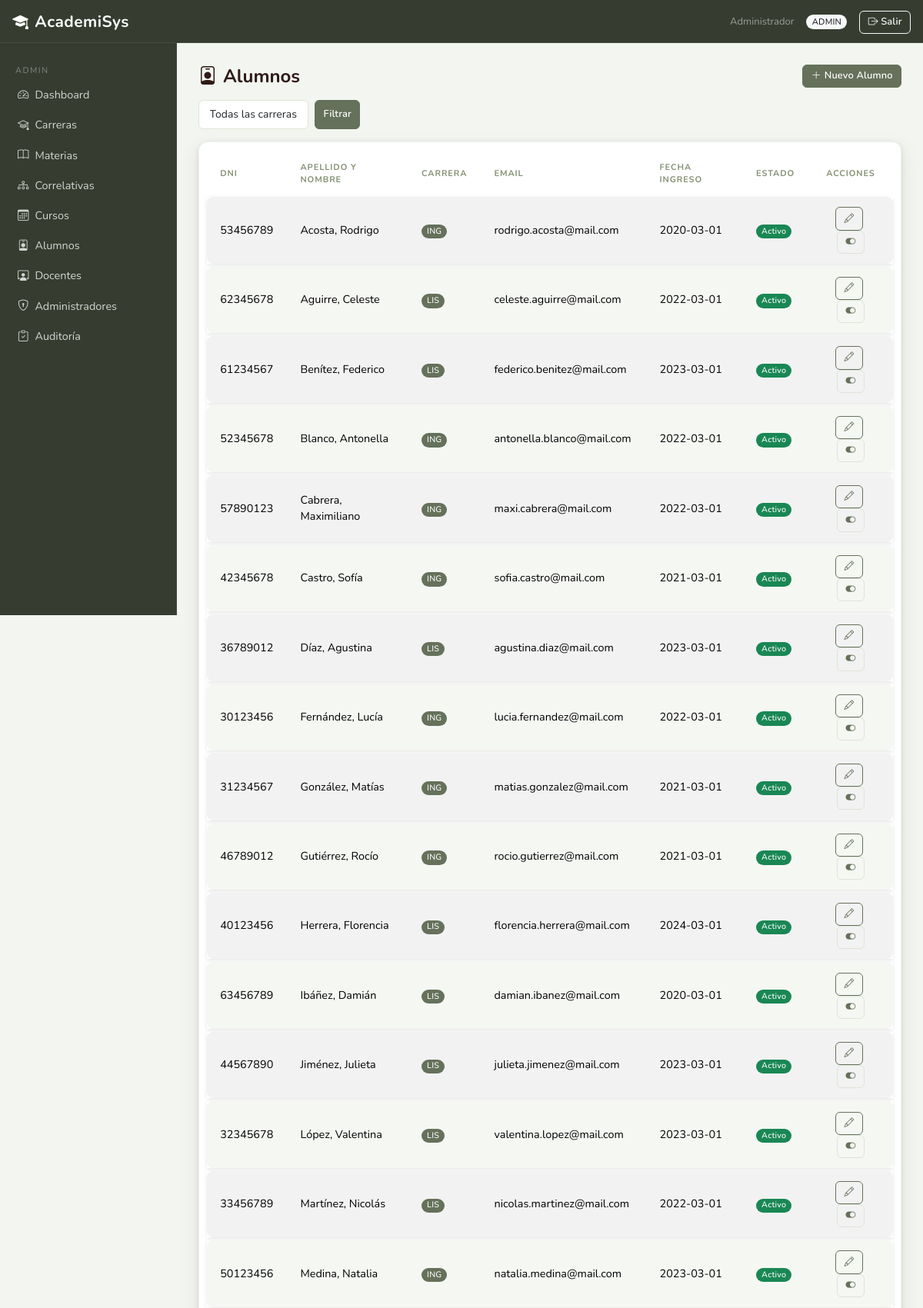
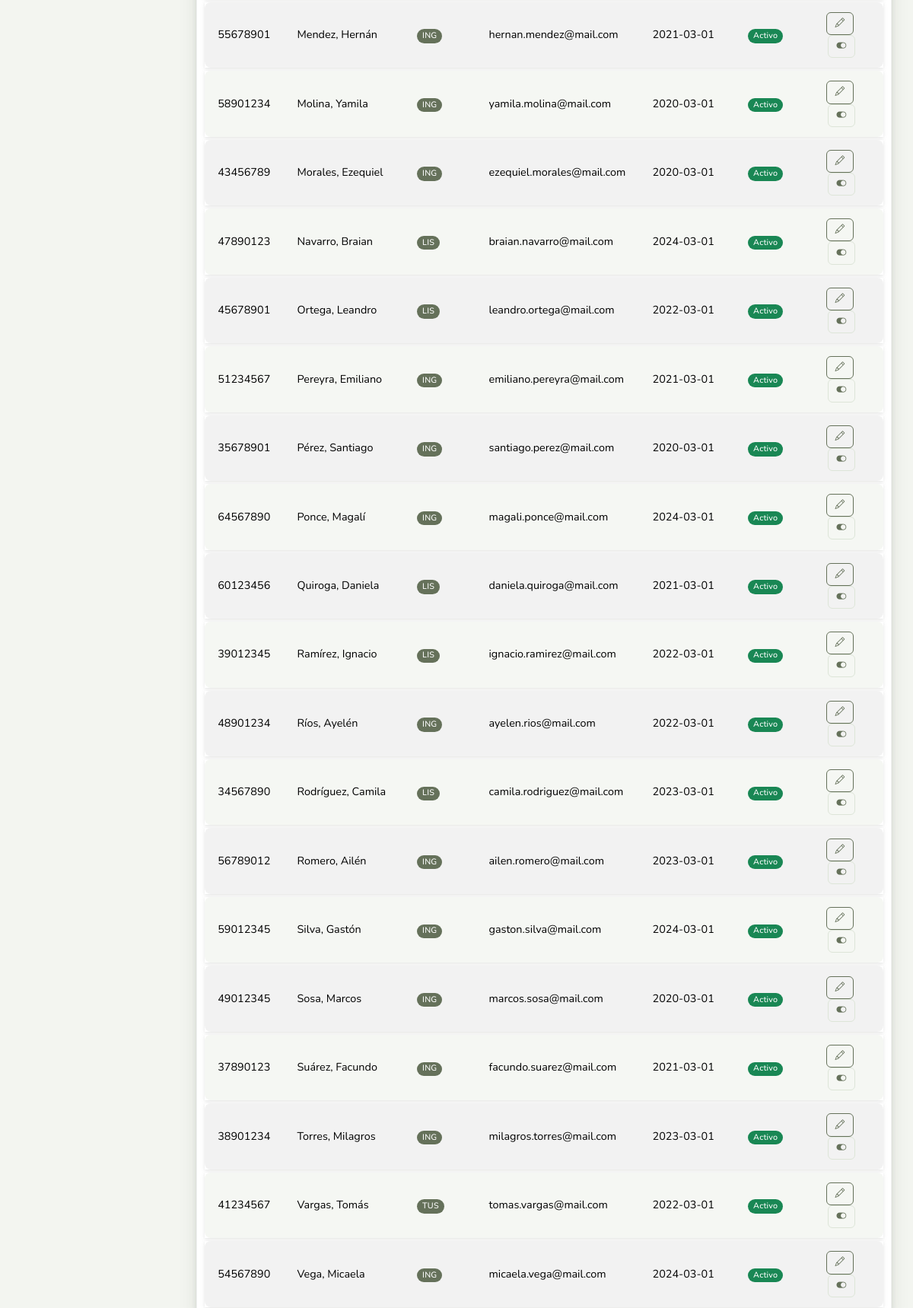
The page /index.php?controller=admin&action=alumnos (signed in, upper part) on the database its author committed (2 pictures, top to bottom).
### tables this page shows
CREATE TABLE `alumno` (
  `DNI` int(11) NOT NULL,
  `Nombre` varchar(100) NOT NULL,
  `Apellido` varchar(100) NOT NULL,
  `FechaNacimiento` date NOT NULL,
  `Telefono` varchar(20) DEFAULT NULL,
  `Email` varchar(100) NOT NULL,
  `FechaIngreso` date NOT NULL,
  `IDDireccion` int(11) NOT NULL,
  `Activo` tinyint(1) NOT NULL DEFAULT 1,
  `CodCarrera` varchar(10) DEFAULT NULL
);

### core/Controller.php (called while the page is built, shortened)
<?php
abstract class Controller {
    protected function render(string $view, array $data = []): void {
        extract($data);
        require_once BASE_PATH . '/views/layouts/header.php';
        require_once BASE_PATH . "/views/{$view}.php";
        require_once BASE_PATH . '/views/layouts/footer.php';
    }
}

### controllers/AdminController.php (called while the page is built, shortened)
<?php
class AdminController extends Controller {
    private AdminModel     $adminModel;
    public function __construct() {
        $this->adminModel     = new AdminModel();
    }
    public function alumnos(): void {
        $alumnos = $this->adminModel->getAlumnos();
        $this->render('admin/alumnos', compact('alumnos'));
    }
}

### core/Router.php (called while the page is built, shortened)
<?php
class Router {
    public function dispatch(): void {
        $action     = preg_replace('/[^a-zA-Z]/', '', $_GET['action'] ?? 'login');
        $obj = new $className();
        $obj->$action();
    }
}

### index.php (called while the page is built, shortened)
<?php
require_once BASE_PATH . '/config/database.php';
require_once BASE_PATH . '/core/Model.php';
require_once BASE_PATH . '/core/Controller.php';
require_once BASE_PATH . '/core/Router.php';
$router = new Router();
$router->dispatch();

### config/database.php (called while the page is built, shortened)
<?php
class Database {
    private static ?PDO $instance = null;
    public static function getConnection(): PDO {
        if (self::$instance === null) {
            $dsn  = 'mysql:host=localhost;dbname=academisys;charset=utf8mb4';
            $opts = [
                PDO::ATTR_ERRMODE            => PDO::ERRMODE_EXCEPTION,
                PDO::ATTR_DEFAULT_FETCH_MODE => PDO::FETCH_ASSOC,
                PDO::ATTR_EMULATE_PREPARES   => false,
            ];
            self::$instance = new PDO($dsn, 'root', '', $opts);
        }
        return self::$instance;
    }
}

### core/Model.php (called while the page is built, shortened)
<?php
abstract class Model {
    public function __construct() {
        $this->db = Database::getConnection();
    }
}

### models/AdminModel.php (called while the page is built, shortened)
<?php
class AdminModel extends Model {
    public function getAlumnos(): array {
        $stmt = $this->db->prepare("
            SELECT a.*, c.NomCarrera
              FROM Alumno a
              LEFT JOIN Carrera c ON c.CodCarrera = a.CodCarrera
             ORDER BY a.Apellido, a.Nombre
        ");
        $stmt->execute();
        return $stmt->fetchAll();
    }
}

### views/admin/alumnos.php (the view, shortened to what this page needs)
<?php
$fCarrera  = $_GET['f_carrera'] ?? '';
$filtrados = array_filter($alumnos, function($a) use ($fCarrera) {
    if ($fCarrera && $a['CodCarrera'] !== $fCarrera) return false;
    return true;
});
?>
<div class="d-flex justify-content-between align-items-center mb-3">
    <h4 class="fw-bold mb-0"><i class="bi bi-person-badge me-2"></i>Alumnos</h4>
    <a href="index.php?controller=admin&action=alumno" class="btn btn-primary btn-sm">
        <i class="bi bi-plus-lg me-1"></i>Nuevo Alumno
    </a>
</div>
<form method="get" action="index.php" class="d-flex gap-2 mb-3">
    <select name="f_carrera" class="form-select form-select-sm" style="width:auto">
        <option value="">Todas las carreras</option>
    </select>
    <button type="submit" class="btn btn-primary btn-sm">Filtrar</button>
</form>
<div class="card border-0 shadow-sm">
    <div class="card-body p-0">
        <table class="table table-striped table-hover table-bordered mb-0">
            <thead class="table-dark">
                <tr>
                    <th>DNI</th>
                    <th>Apellido y Nombre</th>
                    <th>Carrera</th>
                    <th>Email</th>
                    <th>Fecha Ingreso</th>
                    <th>Estado</th>
                    <th class="text-center">Acciones</th>
                </tr>
            </thead>
            <tbody>
            <?php if (empty($filtrados)): ?>
                <tr><td colspan="7" class="text-center text-muted py-3">No hay alumnos para los filtros seleccionados.</td></tr>
            <?php else: ?>
                <?php foreach ($filtrados as $a): ?>
                <tr>
                    <td><?= htmlspecialchars($a['DNI']) ?></td>
                    <td><?= htmlspecialchars($a['Apellido'] . ', ' . $a['Nombre']) ?></td>
                    <td>
                        <?php if ($a['NomCarrera']): ?>
                            <span class="badge bg-primary"><?= htmlspecialchars($a['CodCarrera']) ?></span>
                        <?php else: ?>
                            <span class="text-muted small">—</span>
                        <?php endif; ?>
                    </td>
                    <td><?= htmlspecialchars($a['Email']) ?></td>
                    <td><?= htmlspecialchars($a['FechaIngreso']) ?></td>
                    <td>
                        <?php if ($a['Activo']): ?>
                            <span class="badge bg-success">Activo</span>
                        <?php else: ?>
                            <span class="badge bg-secondary">Inactivo</span>
                        <?php endif; ?>
                    </td>
                    <td class="text-center">
                        <a href="index.php?controller=admin&action=alumno&dni=<?= urlencode($a['DNI']) ?>"
                           class="btn btn-outline-primary btn-sm me-1">
                            <i class="bi bi-pencil"></i>
                        </a>
                        <form method="post" action="index.php?controller=admin&action=toggleAlumno" class="d-inline">
                            <button type="submit" class="btn btn-sm <?= $a['Activo'] ? 'btn-outline-secondary' : 'btn-outline-success' ?>">
                                <i class="bi <?= $a['Activo'] ? 'bi-toggle-on' : 'bi-toggle-off' ?>"></i>
                            </button>
                        </form>
                    </td>
                </tr>
                <?php endforeach; ?>
            <?php endif; ?>
            </tbody>
        </table>
    </div>
</div>

### assets/css/style.css (style rules this page uses)
:root { --br-900: #272E22; --br-800: #363D30; --br-700: #4A5240; --br-600: #65715A; --br-500: #849174; --br-400: #A3B090; --br-300: #C4CFBA; --br-200: #DDE5D8; --br-100: #ECF0E8; --br-50: #F3F5F0; --amber: #EF8C00; --amber-lt:#FFF8EC; --green: #4A7C4E; --green-lt:#EEF5EE; --teal: #00796B; --teal-lt: #E0F2F0; --rose: #BF360C; --rose-lt: #FBE9E7; --indigo: #3949AB; --indigo-lt:#EEF0FC; --shadow-sm: 0 1px 4px rgba(62,39,35,.07); --shadow-md: 0 4px 16px rgba(62,39,35,.13); --shadow-lg: 0 8px 32px rgba(62,39,35,.18); --radius: 10px; --radius-sm: 6px; }
body { background: var(--br-50); font-family: 'Nunito', sans-serif; font-size: .93rem; color: #2D1B17; }
h1,h2,h3,h4,h5,h6 { font-family:'Nunito',sans-serif; }
.card { border: 1px solid rgba(39,46,34,.07) !important; border-radius: 12px !important; box-shadow: 0 2px 6px rgba(39,46,34,.10), 0 8px 24px rgba(39,46,34,.10); transition: box-shadow .22s ease, transform .22s ease; background: #fff; }
.card-body { padding: 1.25rem; }
.card.shadow-sm, .card.shadow, .card.shadow-lg { box-shadow: 0 2px 6px rgba(39,46,34,.10), 0 8px 24px rgba(39,46,34,.10) !important; }
.table { border-collapse: separate !important; border-spacing: 0 4px !important; font-size: .9rem; margin: .5rem 0 !important; }
.card-body > .table, .card-body > .table-responsive .table { margin-left: .6rem !important; margin-right: .6rem !important; width: calc(100% - 1.2rem) !important; }
.table > :not(caption) > * > * { padding: .82rem 1.1rem; vertical-align: middle; border: none !important; }
.table > tbody > * > * { background-color: #fff; }
.table-dark { background: transparent !important; }
.table > thead.table-dark > tr > th, .table > thead.table-light > tr > th, .table > thead > tr > th { background: transparent !important; color: var(--br-500) !important; font-family: 'Nunito', sans-serif !important; font-size: .69rem; font-weight: 700; text-transform: uppercase; letter-spacing: .9px; border: none !important; padding-bottom: .6rem; }
.table > tbody > tr { box-shadow: 0 1px 3px rgba(39,46,34,.08), 0 2px 8px rgba(39,46,34,.05); transition: box-shadow .18s ease, transform .18s ease; }
.table > tbody > tr > td:first-child { border-radius: 8px 0 0 8px !important; }
.table > tbody > tr > td:last-child { border-radius: 0 8px 8px 0 !important; }
.table-bordered { border: none !important; }
.table-striped > tbody > tr:nth-of-type(even) > * { background-color: #F5F7F3 !important; }
.table-striped > tbody > tr:nth-of-type(odd) > * { background-color: #fff !important; }
.form-control, .form-select { border-color: var(--br-200); border-radius: 8px; background: #fff; padding: .45rem .85rem; transition: border-color .15s ease, box-shadow .15s ease; }
.form-control-sm, .form-select-sm { border-radius: 6px; }
.btn { border-radius: 8px; font-weight: 600; font-size: .875rem; padding: .45rem .95rem; letter-spacing: .15px; transition: background .15s ease, border-color .15s ease, box-shadow .15s ease, transform .1s ease; }
.btn-sm { border-radius: 6px; font-size: .8rem; padding: .28rem .65rem; }
.btn-primary { background: var(--br-600); border-color: var(--br-600); color: #fff; }
.btn-outline-primary { color: var(--br-600); border-color: var(--br-600); background: transparent; }
.btn-outline-secondary { color: var(--br-600); border-color: var(--br-200); }
.badge { border-radius:20px; font-weight:500; letter-spacing:.2px; }
.badge.bg-primary, .bg-primary { background-color: var(--br-600) !important; }

### rows shown on the page
alumno: DNI "53456789", Apellido+Nombre "Acosta, Rodrigo", CodCarrera "ING", Email "rodrigo.acosta@mail.com", FechaIngreso "2020-03-01", Activo "Activo"
alumno: DNI "62345678", Apellido+Nombre "Aguirre, Celeste", CodCarrera "LIS", Email "celeste.aguirre@mail.com", FechaIngreso "2022-03-01", Activo "Activo"
alumno: DNI "61234567", Apellido+Nombre "Benítez, Federico", CodCarrera "LIS", Email "federico.benitez@mail.com", FechaIngreso "2023-03-01", Activo "Activo"
alumno: DNI "52345678", Apellido+Nombre "Blanco, Antonella", CodCarrera "ING", Email "antonella.blanco@mail.com", FechaIngreso "2022-03-01", Activo "Activo"
alumno: DNI "57890123", Apellido+Nombre "Cabrera, Maximiliano", CodCarrera "ING", Email "maxi.cabrera@mail.com", FechaIngreso "2022-03-01", Activo "Activo"
alumno: DNI "42345678", Apellido+Nombre "Castro, Sofía", CodCarrera "ING", Email "sofia.castro@mail.com", FechaIngreso "2021-03-01", Activo "Activo"
alumno: DNI "36789012", Apellido+Nombre "Díaz, Agustina", CodCarrera "LIS", Email "agustina.diaz@mail.com", FechaIngreso "2023-03-01", Activo "Activo"
alumno: DNI "30123456", Apellido+Nombre "Fernández, Lucía", CodCarrera "ING", Email "lucia.fernandez@mail.com", FechaIngreso "2022-03-01", Activo "Activo"
alumno: DNI "31234567", Apellido+Nombre "González, Matías", CodCarrera "ING", Email "matias.gonzalez@mail.com", FechaIngreso "2021-03-01", Activo "Activo"
alumno: DNI "46789012", Apellido+Nombre "Gutiérrez, Rocío", CodCarrera "ING", Email "rocio.gutierrez@mail.com", FechaIngreso "2021-03-01", Activo "Activo"
alumno: DNI "40123456", Apellido+Nombre "Herrera, Florencia", CodCarrera "LIS", Email "florencia.herrera@mail.com", FechaIngreso "2024-03-01", Activo "Activo"
alumno: DNI "63456789", Apellido+Nombre "Ibáñez, Damián", CodCarrera "LIS", Email "damian.ibanez@mail.com", FechaIngreso "2020-03-01", Activo "Activo"
alumno: DNI "44567890", Apellido+Nombre "Jiménez, Julieta", CodCarrera "LIS", Email "julieta.jimenez@mail.com", FechaIngreso "2023-03-01", Activo "Activo"
alumno: DNI "32345678", Apellido+Nombre "López, Valentina", CodCarrera "LIS", Email "valentina.lopez@mail.com", FechaIngreso "2023-03-01", Activo "Activo"
alumno: DNI "33456789", Apellido+Nombre "Martínez, Nicolás", CodCarrera "LIS", Email "nicolas.martinez@mail.com", FechaIngreso "2022-03-01", Activo "Activo"
alumno: DNI "50123456", Apellido+Nombre "Medina, Natalia", CodCarrera "ING", Email "natalia.medina@mail.com", FechaIngreso "2023-03-01", Activo "Activo"
alumno: DNI "55678901", Apellido+Nombre "Mendez, Hernán", CodCarrera "ING", Email "hernan.mendez@mail.com", FechaIngreso "2021-03-01", Activo "Activo"
alumno: DNI "58901234", Apellido+Nombre "Molina, Yamila", CodCarrera "ING", Email "yamila.molina@mail.com", FechaIngreso "2020-03-01", Activo "Activo"
alumno: DNI "43456789", Apellido+Nombre "Morales, Ezequiel", CodCarrera "ING", Email "ezequiel.morales@mail.com", FechaIngreso "2020-03-01", Activo "Activo"
alumno: DNI "47890123", Apellido+Nombre "Navarro, Braian", CodCarrera "LIS", Email "braian.navarro@mail.com", FechaIngreso "2024-03-01", Activo "Activo"
alumno: DNI "45678901", Apellido+Nombre "Ortega, Leandro", CodCarrera "LIS", Email "leandro.ortega@mail.com", FechaIngreso "2022-03-01", Activo "Activo"
alumno: DNI "51234567", Apellido+Nombre "Pereyra, Emiliano", CodCarrera "ING", Email "emiliano.pereyra@mail.com", FechaIngreso "2021-03-01", Activo "Activo"
alumno: DNI "35678901", Apellido+Nombre "Pérez, Santiago", CodCarrera "ING", Email "santiago.perez@mail.com", FechaIngreso "2020-03-01", Activo "Activo"
alumno: DNI "64567890", Apellido+Nombre "Ponce, Magalí", CodCarrera "ING", Email "magali.ponce@mail.com", FechaIngreso "2024-03-01", Activo "Activo"
alumno: DNI "60123456", Apellido+Nombre "Quiroga, Daniela", CodCarrera "LIS", Email "daniela.quiroga@mail.com", FechaIngreso "2021-03-01", Activo "Activo"
alumno: DNI "39012345", Apellido+Nombre "Ramírez, Ignacio", CodCarrera "LIS", Email "ignacio.ramirez@mail.com", FechaIngreso "2022-03-01", Activo "Activo"
alumno: DNI "48901234", Apellido+Nombre "Ríos, Ayelén", CodCarrera "ING", Email "ayelen.rios@mail.com", FechaIngreso "2022-03-01", Activo "Activo"
alumno: DNI "34567890", Apellido+Nombre "Rodríguez, Camila", CodCarrera "LIS", Email "camila.rodriguez@mail.com", FechaIngreso "2023-03-01", Activo "Activo"
alumno: DNI "56789012", Apellido+Nombre "Romero, Ailén", CodCarrera "ING", Email "ailen.romero@mail.com", FechaIngreso "2023-03-01", Activo "Activo"
alumno: DNI "59012345", Apellido+Nombre "Silva, Gastón", CodCarrera "ING", Email "gaston.silva@mail.com", FechaIngreso "2024-03-01", Activo "Activo"
alumno: DNI "49012345", Apellido+Nombre "Sosa, Marcos", CodCarrera "ING", Email "marcos.sosa@mail.com", FechaIngreso "2020-03-01", Activo "Activo"
alumno: DNI "37890123", Apellido+Nombre "Suárez, Facundo", CodCarrera "ING", Email "facundo.suarez@mail.com", FechaIngreso "2021-03-01", Activo "Activo"
alumno: DNI "38901234", Apellido+Nombre "Torres, Milagros", CodCarrera "ING", Email "milagros.torres@mail.com", FechaIngreso "2023-03-01", Activo "Activo"
alumno: DNI "41234567", Apellido+Nombre "Vargas, Tomás", CodCarrera "TUS", Email "tomas.vargas@mail.com", FechaIngreso "2022-03-01", Activo "Activo"
alumno: DNI "54567890", Apellido+Nombre "Vega, Micaela", CodCarrera "ING", Email "micaela.vega@mail.com", FechaIngreso "2024-03-01", Activo "Activo"

### other values the page prints
$_SESSION['usuario']['NombreCompleto'] "Administrador"
$_SESSION['usuario']['NombreRol'] "ADMIN"
